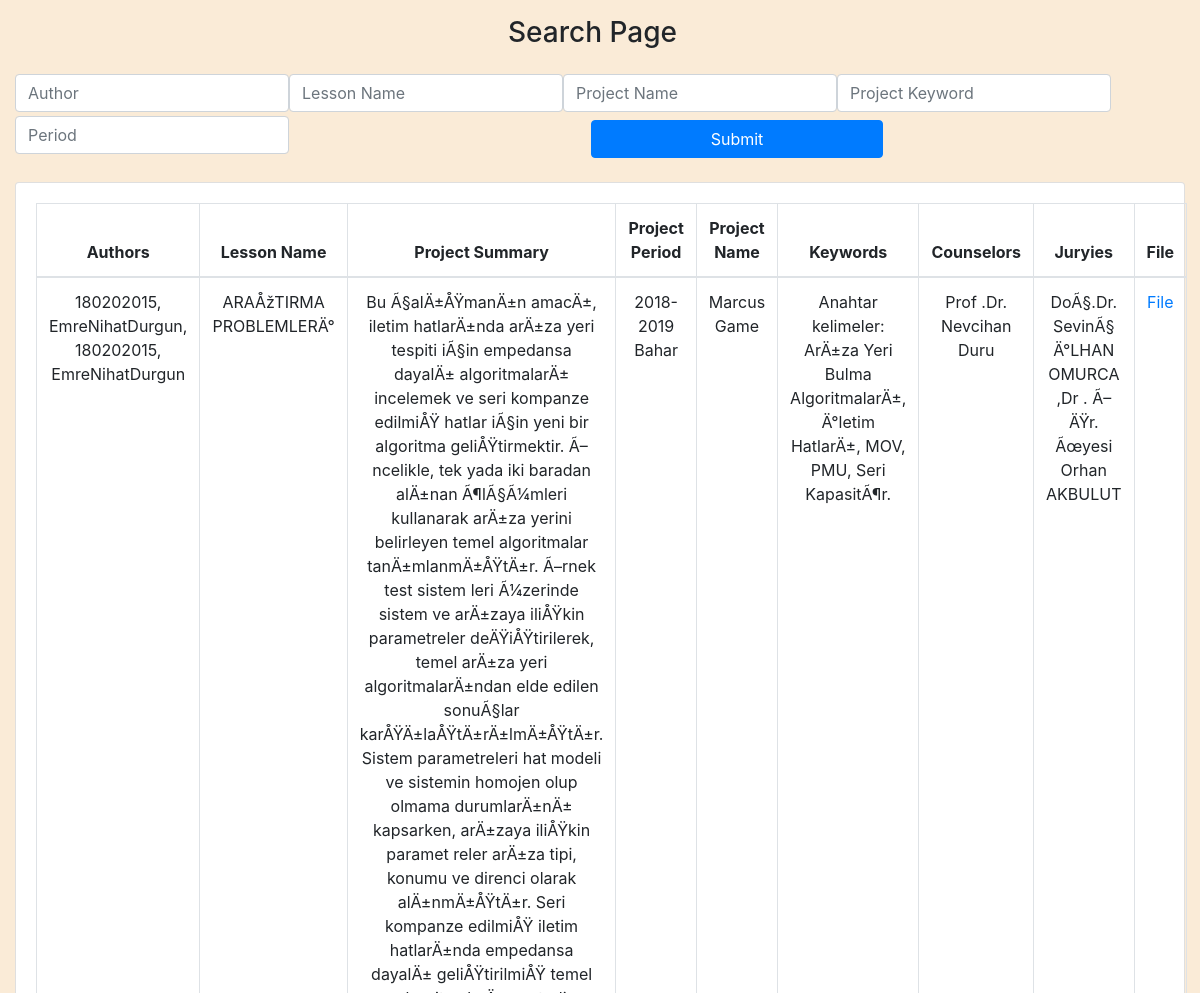
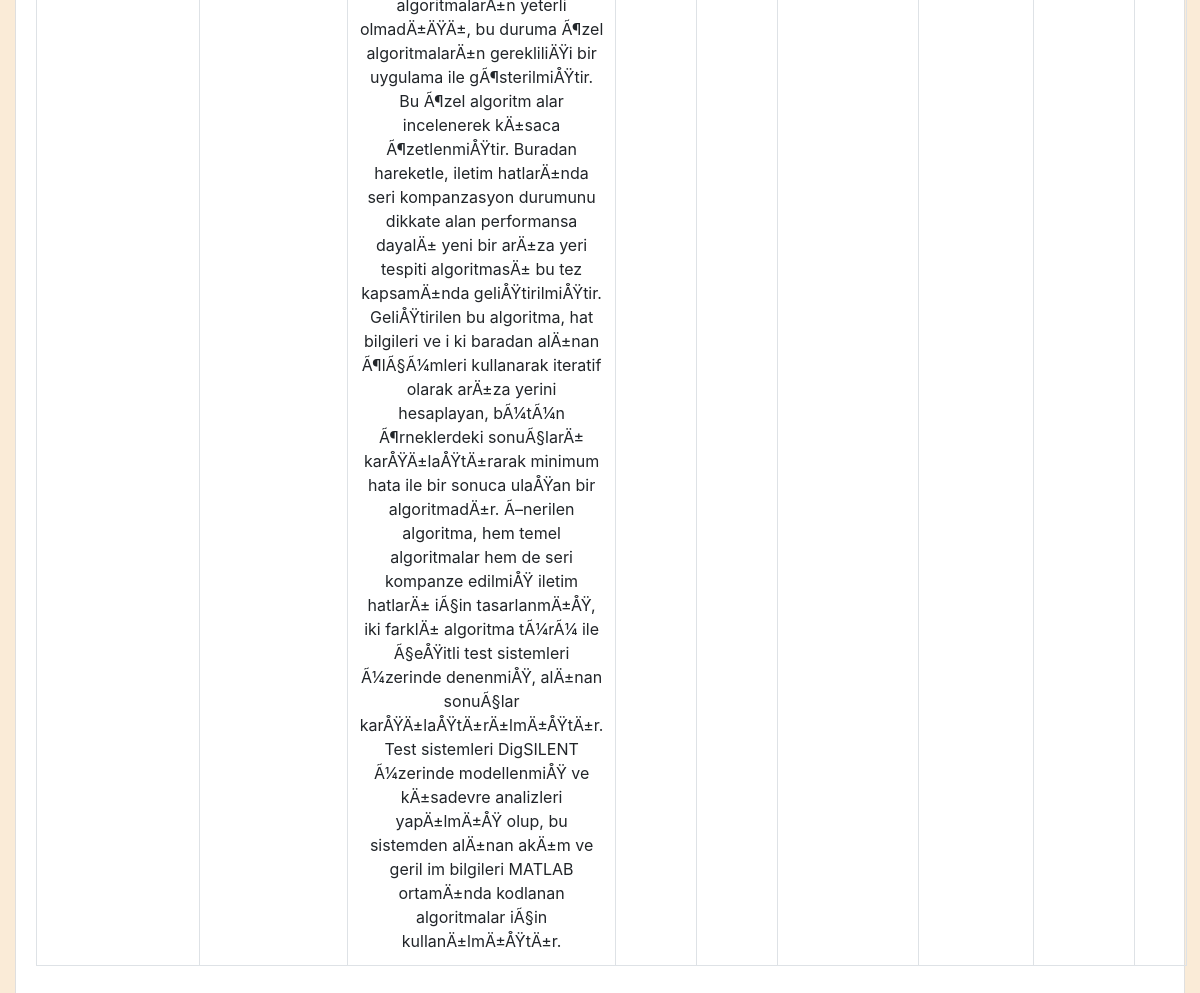
/Yazlab-2.3/yazlab33/search.php (signed in), run on the app's committed database (2 pictures, top to bottom).
### tables this page shows
CREATE TABLE IF NOT EXISTS `uploads` (
  `uploadID` int(11) NOT NULL AUTO_INCREMENT,
  `hwID` int(11) NOT NULL,
  `studentID` int(11) NOT NULL,
  `file_Authors` varchar(999) NOT NULL,
  `file_LessonName` varchar(999) NOT NULL,
  `file_ProjectSummary` longtext NOT NULL,
  `file_ProjectPeriod` varchar(999) NOT NULL,
  `file_ProjectName` varchar(999) NOT NULL,
  `file_Keywords` longtext NOT NULL,
  `file_Counselors` varchar(999) NOT NULL,
  `file_Juryies` varchar(999) NOT NULL,
  `filePath` varchar(999) NOT NULL,
  PRIMARY KEY (`uploadID`)
);

### Yazlab-2.3/yazlab33/connectDB.php (called while the page is built, shortened)
<?php
function connectDB(){
    $servername = "localhost:3307";
    $username = "root";
    $password = "";
    $database = "yazlab33";
    $conn = new mysqli($servername, $username, $password,$database);
    return $conn;
}
function getUploads(){
    $conn = connectDB();
    if ($result = $conn -> query("SELECT * FROM uploads")) {
        $num_rows = mysqli_num_rows($result);
        if($num_rows > 0){
            $datas = mysqli_fetch_all ($result, MYSQLI_ASSOC);
            return $datas;
        }
    }else{
        echo("Error description: " . $conn -> error);
        return false;
    }
}
?>

### Yazlab-2.3/yazlab33/search.php (the view, shortened to what this page needs)
<?php
    require_once('./connectDB.php');
    if(isset($_SESSION["employeeCredentials"]) && !isset($_POST["searchUploads"])){
        $uploadResult = getUploads();
    }else if(!isset($_SESSION["employeeCredentials"])){
        header("Location: login.php");
        exit;
    }
?>
<!DOCTYPE html>
<html lang="en">
<head>
    <link rel="stylesheet" href="https://maxcdn.bootstrapcdn.com/bootstrap/4.5.2/css/bootstrap.min.css">
</head>
<body>
    <body class="text-center" style="background-color: antiquewhite">
        <div class="cover-container d-flex h-100 mx-auto flex-column ">
            <div class="container-fluid navbar-nav">
                <nav class="navbar-nav mt-3" style="background-color: antiquewhite">
                    <span class="mx-auto">
                        <h3>Search Page</h3>
                    </span>
                </nav>
            </div>
            <div class="row text-center mx-auto">
                <div class="col-12">
                <form action="<?php echo htmlspecialchars($_SERVER['PHP_SELF']);?>" class="pt-3 form-inline" method="post" >
                        <input type="text" class="form-control" id="file_Authors" placeholder="Author" name="file_Authors">
                        <input type="text" class="form-control" id="file_LessonName" placeholder="Lesson Name" name="file_LessonName">
                        <input type="text" class="form-control" id="file_ProjectName" placeholder="Project Name" name="file_ProjectName">
                        <input type="text" class="form-control" id="file_Keywords" placeholder="Project Keyword" name="file_Keywords">
                        <input type="text" class="form-control" id="file_ProjectPeriod" placeholder="Period" name="file_ProjectPeriod">
                        <button type="submit" class="btn btn-primary mx-auto w-25 mt-2" name="searchUploads">Submit</button>
                    </form>
                </div>
            </div>
            <div class="container-fluid " style="background-color: antiquewhite">
                <div class="row">
                    <div class="col-12 mx-auto mt-4">
                        <div class="card">
                            <div class="card-body float-left">
                            <table class="table table-bordered">
                                        <thead>
                                            <tr>
                                                <th>Authors</th>
                                                <th>Lesson Name</th>
                                                <th>Project Summary</th>
                                                <th>Project Period</th>
                                                <th>Project Name</th>
                                                <th>Keywords</th>
                                                <th>Counselors</th>
                                                <th>Juryies</th>
                                                <th>File</th>
                                            </tr>
                                        </thead>
                                        <tbody>
                                            <?php foreach ( $uploadResult as &$uRow){ ?>
                                                <tr>
                                                    <td><?php echo $uRow["file_Authors"] ?></td>
                                                    <td><?php echo $uRow["file_LessonName"] ?></td>
                                                    <td><?php echo $uRow["file_ProjectSummary"] ?></td>
                                                    <td><?php echo $uRow["file_ProjectPeriod"] ?></td>
                                                    <td><?php echo $uRow["file_ProjectName"] ?></td>
                                                    <td><?php echo $uRow["file_Keywords"] ?></td>
                                                    <td><?php echo $uRow["file_Counselors"] ?></td>
                                                    <td><?php echo $uRow["file_Juryies"] ?></td>
                                                    <td><a href="<?php echo $uRow["filePath"]?>">File</a></td>
                                                </tr>
                                            <?php } ?>
                                        </tbody>
                                    </table>
                            </div>
                        </div>
                    </div>
                </div>
            </div>
        </div>
    </body>
</body>
</html>

### data on the page
uploads: file_Authors "180202015, EmreNihatDurgun, 180202015, EmreNihatDurgun", file_LessonName "ARAÅžTIRMA PROBLEMLERÄ°", file_ProjectSummary "Bu Ã§alÄ±ÅŸmanÄ±n amacÄ±, iletim hatlarÄ±nda arÄ±za yeri tespiti iÃ§in empedansa dayalÄ± algoritmalarÄ± incelemek ve seri kompanze edilmiÅŸ hatlar iÃ§in yeni bir algoritma geliÅŸtirmektir. Ã–ncelikle, tek yada iki baradan alÄ±nan Ã¶lÃ§Ã¼mleri kullanarak arÄ±za yerini belirleyen temel algoritmalar tanÄ±mlanmÄ±ÅŸtÄ±r. Ã–rnek test sistem leri Ã¼zerinde sistem ve arÄ±zaya iliÅŸkin parametreler deÄŸiÅŸtirilerek, temel arÄ±za yeri algoritmalarÄ±ndan elde edilen sonuÃ§lar karÅŸÄ±laÅŸtÄ±rÄ±lmÄ±ÅŸtÄ±r. Sistem parametreleri hat modeli ve sistemin homojen olup olmama durumlarÄ±nÄ± kapsarken, arÄ±zaya iliÅŸkin paramet reler arÄ±za tipi, konumu ve direnci olarak alÄ±nmÄ±ÅŸtÄ±r. Seri kompanze edilmiÅŸ…", file_ProjectPeriod "2018-2019 Bahar", file_ProjectName "Marcus Game", file_Keywords "Anahtar kelimeler: ArÄ±za Yeri Bulma AlgoritmalarÄ±, Ä°letim HatlarÄ±, MOV, PMU, Seri KapasitÃ¶r.", file_Counselors "Prof .Dr. Nevcihan Duru", file_Juryies "DoÃ§.Dr. SevinÃ§ Ä°LHAN OMURCA ,Dr . Ã–ÄŸr. Ãœyesi Orhan AKBULUT"
